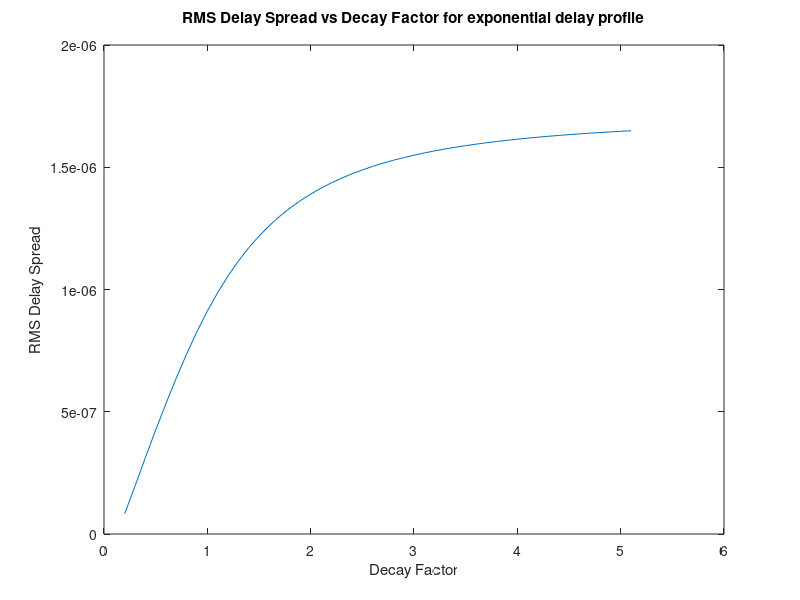

Source code (MATLAB):
%Author: 9563426
%Subject: Digital Mobile Communications

%1. Set up global variables
channel_length = 6;
bin_width = 0.000001;
exp_factor = 0.1;
xvals = [];
yvals = [];
i = 1;

%2. Caculate RMS delay spread of exponential power delay profile (with increasing decay factor)
while (exp_factor <= 5)
    tau = bin_width;
    exp_factor = exp_factor + 0.1;
    P = exp_factor*exp(-[1:channel_length]/exp_factor);
  
    mean_excess_delay = (P(1)*0*tau + P(2)*1*tau + P(3)*2*tau + P(4)*3*tau + P(5)*4*tau + P(6)*5*tau)/(P(1)+P(2)+P(3)+P(4)+P(5)+P(6));
    second_moment = (P(1)*(0*tau^2) + P(2)*((1*tau)^2) + P(3)*((2*tau)^2) + P(4)*((3*tau)^2) + P(5)*((4*tau)^2) + P(6)*((5*tau)^2))/(P(1)+P(2)+P(3)+P(4)+P(5)+P(6));
    RMS_delay_spread = sqrt(second_moment - (mean_excess_delay*mean_excess_delay));
    
    xvals(i) = exp_factor;
    yvals(i) = RMS_delay_spread;
    i = i+1;
end

%3. Plot into a graph
plot(xvals, yvals);
title({'RMS Delay Spread vs Decay Factor for exponential delay profile';''});
xlabel('Decay Factor') 
ylabel('RMS Delay Spread') 